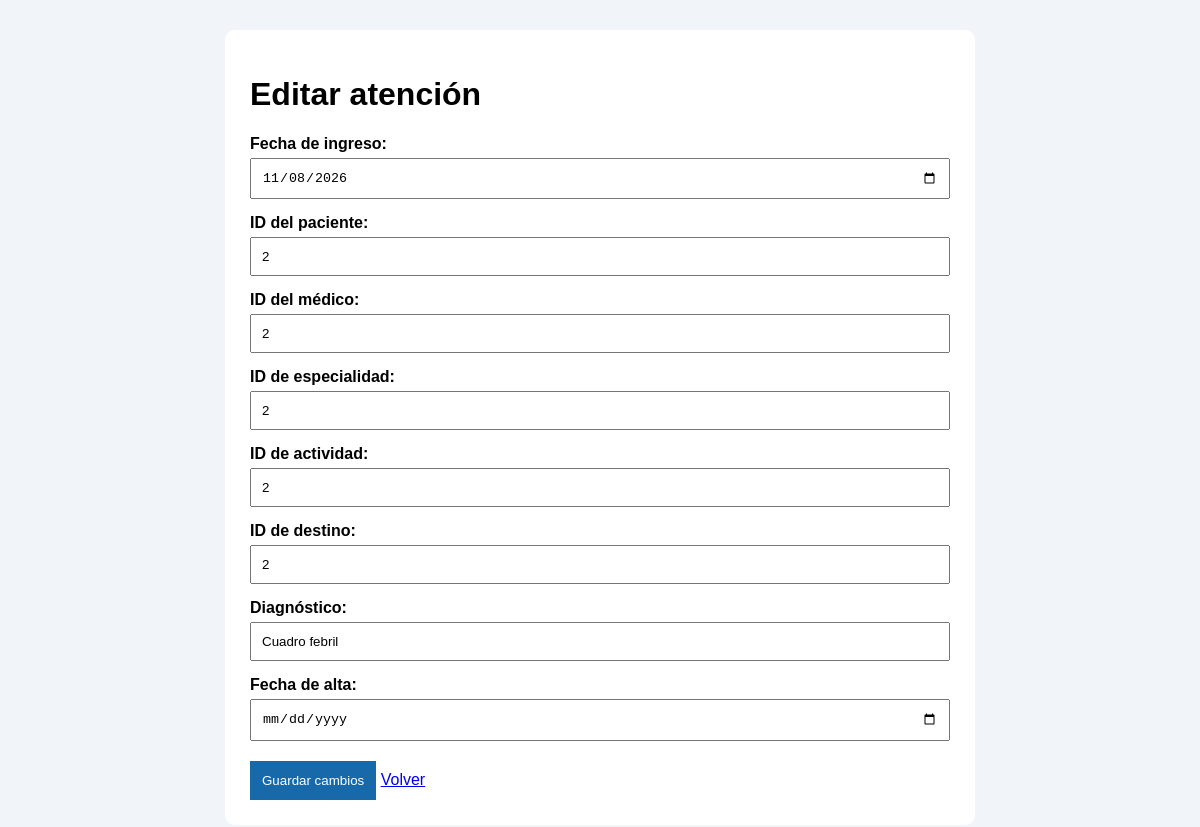
The page /editar.php?id=2 on the database its author committed.
### tables this page shows
CREATE TABLE `atenciones` (
  `id_atencion` int NOT NULL AUTO_INCREMENT,
  `fecha_ingreso` date NOT NULL,
  `id_paciente` int NOT NULL,
  `id_medico` int NOT NULL,
  `id_especialidad` int NOT NULL,
  `id_actividad` int NOT NULL,
  `id_destino` int DEFAULT NULL,
  `diagnostico` varchar(255) NOT NULL,
  `fecha_alta` date DEFAULT NULL,
  PRIMARY KEY (`id_atencion`),
  KEY `id_paciente` (`id_paciente`),
  KEY `id_medico` (`id_medico`),
  KEY `id_especialidad` (`id_especialidad`),
  KEY `id_actividad` (`id_actividad`),
  KEY `id_destino` (`id_destino`),
  CONSTRAINT `atenciones_ibfk_1` FOREIGN KEY (`id_paciente`) REFERENCES `pacientes` (`id_paciente`),
  CONSTRAINT `atenciones_ibfk_2` FOREIGN KEY (`id_medico`) REFERENCES `medicos` (`id_medico`),
  CONSTRAINT `atenciones_ibfk_3` FOREIGN KEY (`id_especialidad`) REFERENCES `especialidades` (`id_especialidad`),
  CONSTRAINT `atenciones_ibfk_4` FOREIGN KEY (`id_actividad`) REFERENCES `actividades` (`id_actividad`),
  CONSTRAINT `atenciones_ibfk_5` FOREIGN KEY (`id_destino`) REFERENCES `destinos` (`id_destino`)
);

### editar.php (the view, shortened to what this page needs)
<?php
require_once "conexion.php";
$id = (int) $_GET["id"];
$sql = "SELECT * FROM atenciones WHERE id_atencion = ?";
$stmt = $conexion->prepare($sql);
$stmt->bind_param("i", $id);
$stmt->execute();
$resultado = $stmt->get_result();
$atencion = $resultado->fetch_assoc();
?>
<!DOCTYPE html>
<html lang="es">
<head>
</head>
<body>
<div class="contenedor">
<h1>Editar atención</h1>
<form method="POST">
<label>Fecha de ingreso:</label>
<input type="date" name="fecha_ingreso"
value="<?= htmlspecialchars($atencion['fecha_ingreso']) ?>" required>
<label>ID del paciente:</label>
<input type="number" name="id_paciente"
value="<?= $atencion['id_paciente'] ?>" required>
<label>ID del médico:</label>
<input type="number" name="id_medico"
value="<?= $atencion['id_medico'] ?>" required>
<label>ID de especialidad:</label>
<input type="number" name="id_especialidad"
value="<?= $atencion['id_especialidad'] ?>" required>
<label>ID de actividad:</label>
<input type="number" name="id_actividad"
value="<?= $atencion['id_actividad'] ?>" required>
<label>ID de destino:</label>
<input type="number" name="id_destino"
value="<?= $atencion['id_destino'] ?>" required>
<label>Diagnóstico:</label>
<input type="text" name="diagnostico"
value="<?= htmlspecialchars($atencion['diagnostico']) ?>" required>
<label>Fecha de alta:</label>
<input type="date" name="fecha_alta"
value="<?= htmlspecialchars($atencion['fecha_alta'] ?? '') ?>">
<button type="submit">Guardar cambios</button>
<a href="index.php">Volver</a>
</form>
</div>
</body>
</html>

### editar.php (style rules this page uses)
body { font-family: Arial; background: #f1f4f8; margin: 30px; }
.contenedor { background: white; padding: 25px; border-radius: 10px; max-width: 700px; margin: auto; }
label { font-weight: bold; display: block; margin-top: 15px; }
input, select { width: 100%; padding: 10px; margin-top: 5px; box-sizing: border-box; }
button { margin-top: 20px; padding: 12px; background: #1769aa; color: white; border: none; cursor: pointer; }

### rows shown on the page
atenciones: fecha_ingreso "11/08/2026", id_paciente "2", id_medico "2", id_especialidad "2", id_actividad "2", id_destino "2", diagnostico "Cuadro febril"
